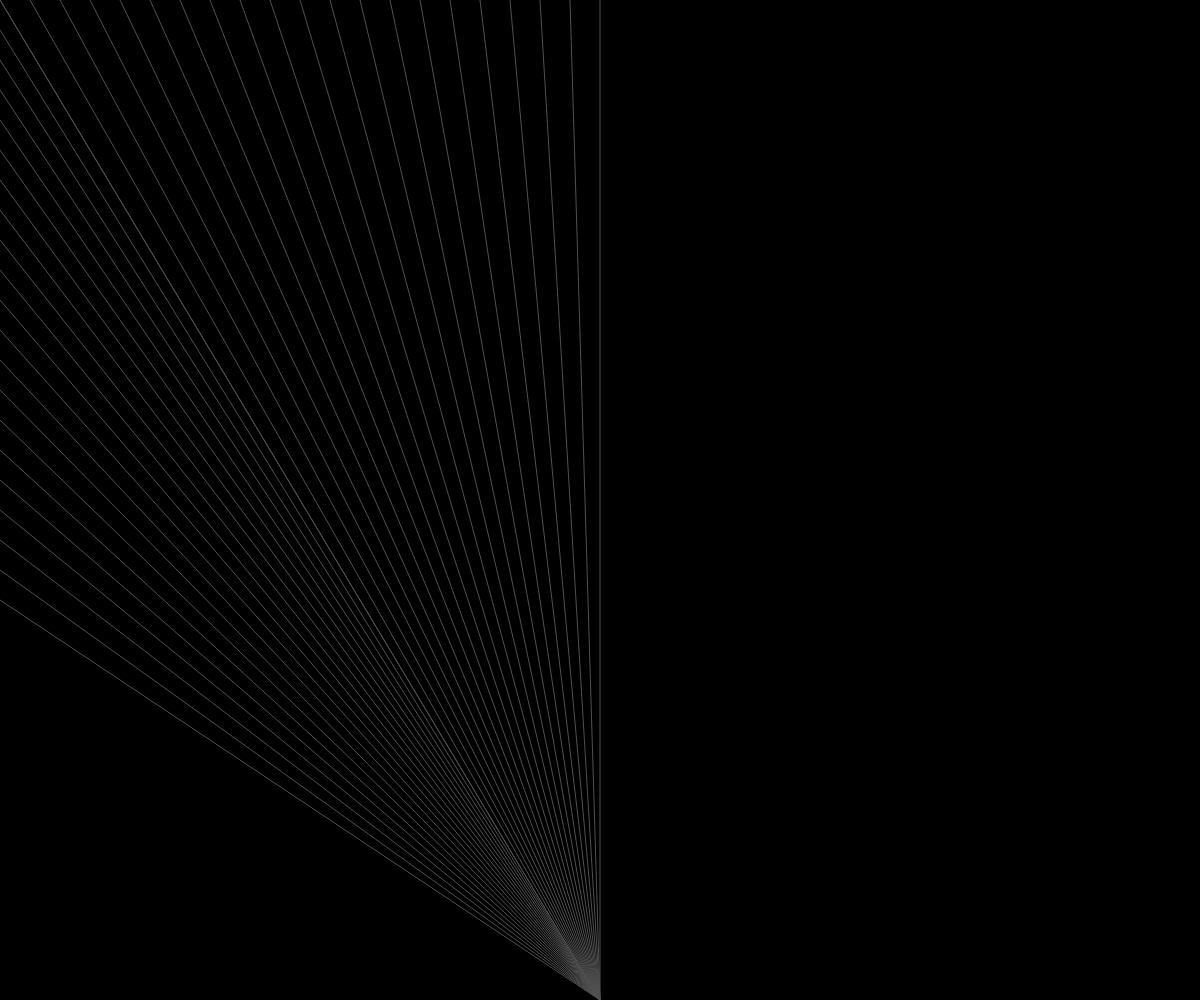
Frame 1 (no input)
Frame 2 (the mouse pressed at the canvas centre, redrawn once): identical to frame 1, image omitted

The p5.js sketch that drew this single still picture (run headless with seeded random() and noise() and a simulated clock; the mouse was pressed at the canvas centre and the sketch redrawn once):

// p5.js sketch
// ── sketch.js
var spacing = 30;

function setup() {
  createCanvas(windowWidth,windowHeight); 
  background(0);  
  noLoop(); 
} 


function draw() {
  background(0);

  noFill();
  stroke(80);
  strokeWeight(1);
  var n = width/spacing/2;

  for (var i = 0; i <= n; i++) {
    line(0, i*spacing, width/2, height);
    line(i*spacing, 0, width/2, height);
  } 

}
